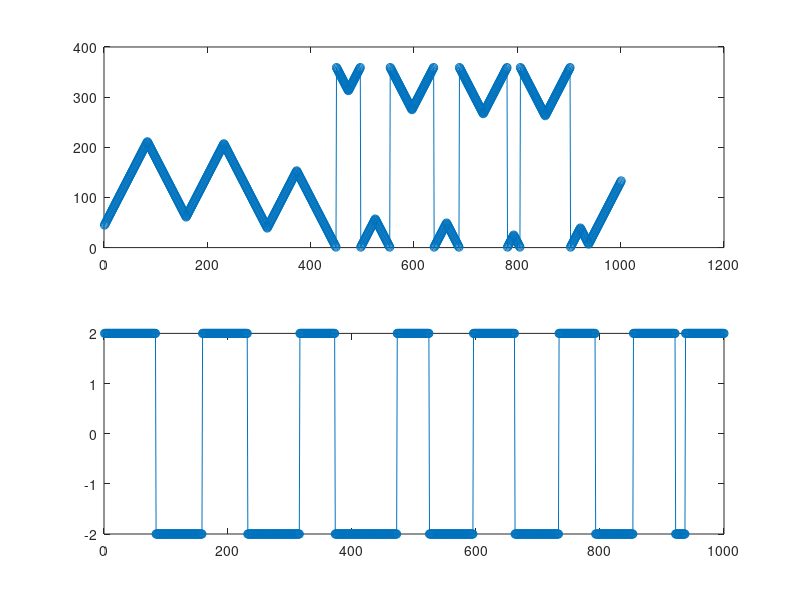

This chart was generated by the following MATLAB code:
T = [45 135];
dA = 2;
pC = 0.05;
cInt = [50 100];
nSteps = 1000;

noChange = false;

Ori=[T(1)]; dAA=[]; LastChange = 0; TC = T(1);
for s = 1:nSteps
    TC = TC + dA;
    
    if TC > 360; TC=TC-360; end
    if TC < 0; TC=TC+360; end
    
    Ori = [Ori TC];
    dAA = [dAA dA];

    if s-LastChange > cInt(1) && rand(1) < pC && ~noChange
        dA = -dA;
        LastChange = s;
    elseif s-LastChange == cInt(2)
        dA = -dA;
        LastChange = s;
    end
    
    dT = TC-T(2);
    if dT > 0 && dT <180 && ~noChange
        if dA < 0
            if abs((nSteps-s)*dA) <= dT
                noChange = true; 
            end
        elseif dA > 0
            if abs((nSteps-s)*dA) <= dT
                noChange = true;
                dA=-dA;
                LastChange = s;
            end
        end
    elseif dT >= 180 && ~noChange
        if dA < 0
            if abs((nSteps-s)*dA) <= 360-dT
                noChange = true; 
                dA=-dA;
                LastChange = s;
            end
        elseif dA > 0
            if abs((nSteps-s)*dA) <= 360-dT
                noChange = true;
            end
        end
    elseif dT < 0  && ~noChange
        if dA < 0
            if abs((nSteps-s)*dA) <= abs(dT)
                noChange = true; 
                dA=-dA;
                LastChange = s;
            end
        elseif dA > 0
            if abs((nSteps-s)*dA) <= abs(dT)
                noChange = true;
            end
        end
    end
end

subplot(2,1,1);
plot(Ori,'o-')
subplot(2,1,2);
plot(dAA,'o-')

fprintf(['Final value: ' num2str(TC) '\n']);